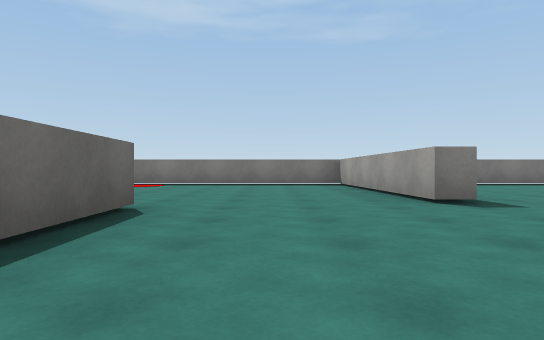
view 1 (above)

21 first-person views from a walk through a scene from a Unity 3-D project. The camera is 0.31 m above the floor, looks level and sees 75° across. The floor is counted in squares, 1 m on a side. Each view is taken from the middle of a square. On the plan, view 1 faces up. The plan holds only what a view shows up to about 9 squares ahead; the rest is blank. The player character is not drawn. Surface patterns are stand-ins for the level's own textures.

view 2
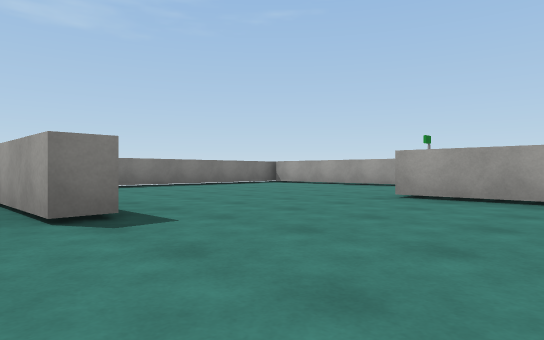

view 3
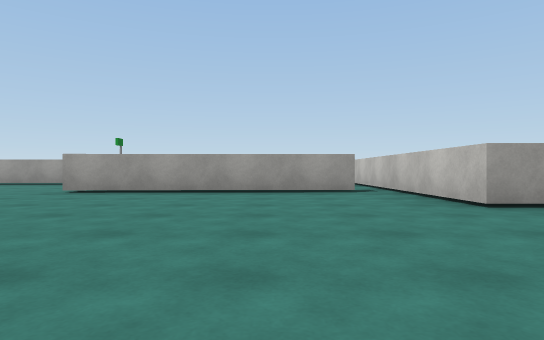

view 4
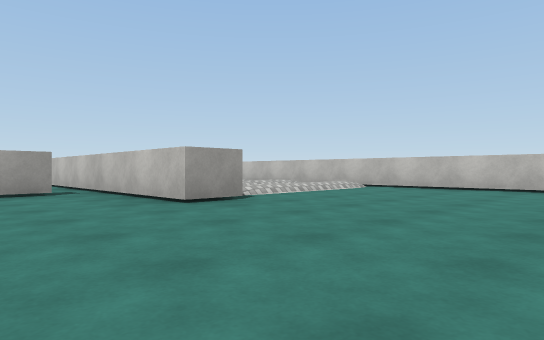

view 5
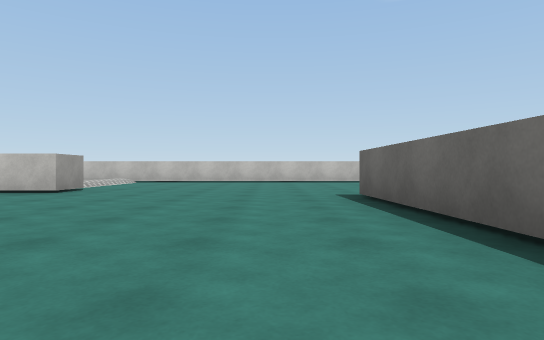

view 6
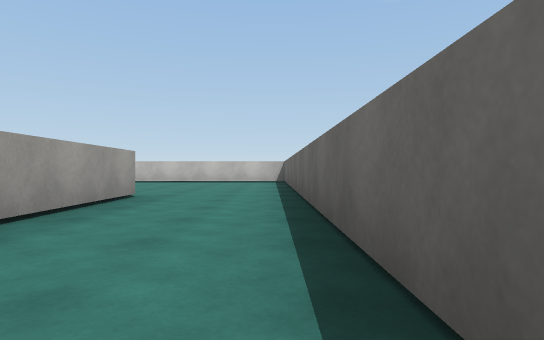

view 7
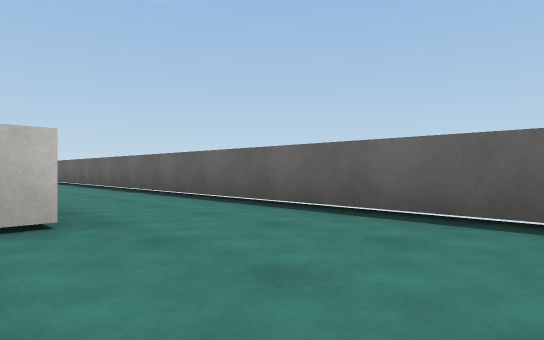

view 8
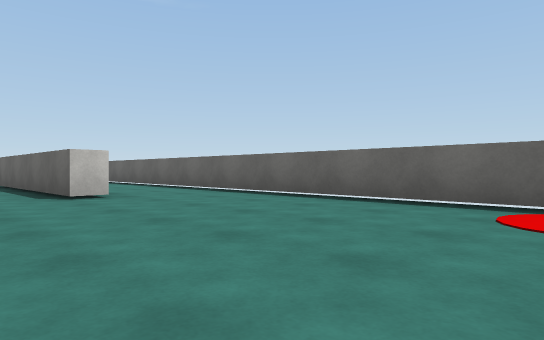

view 9
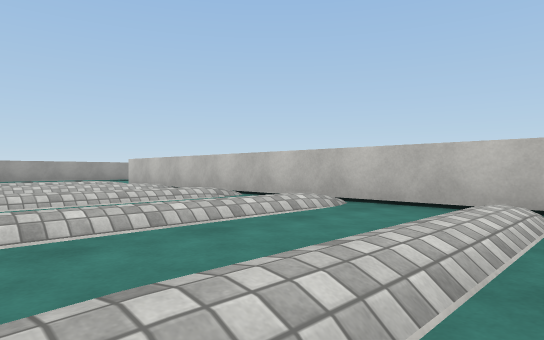

view 10
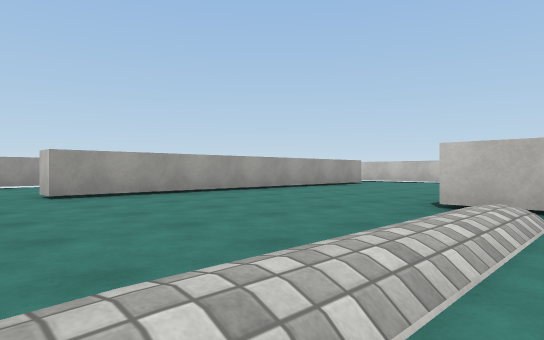

view 11
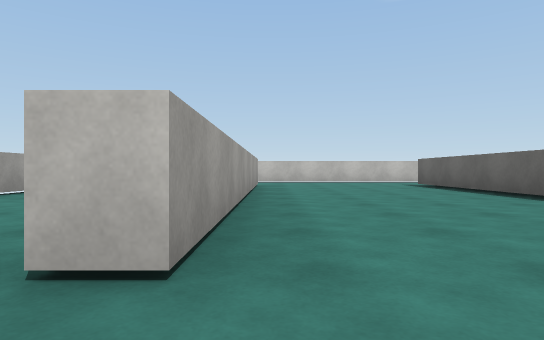

view 12
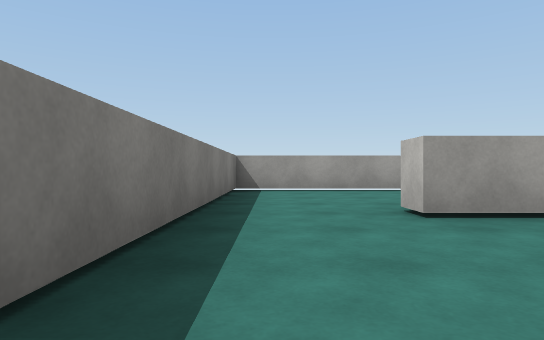

view 13
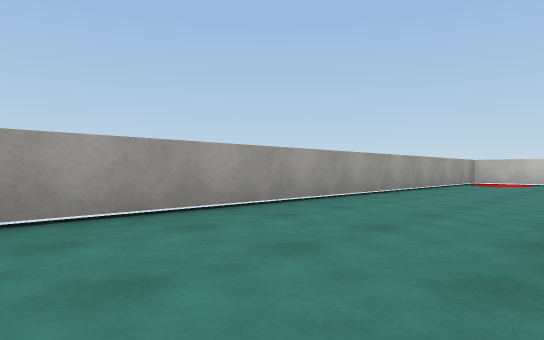

view 14
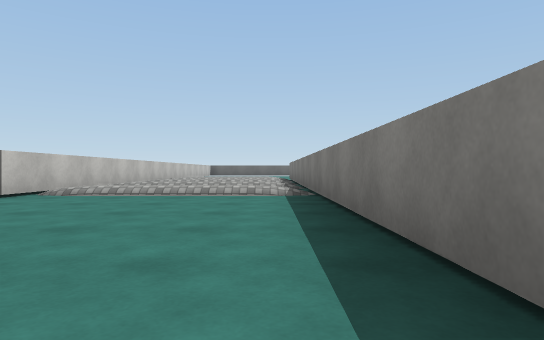

view 15
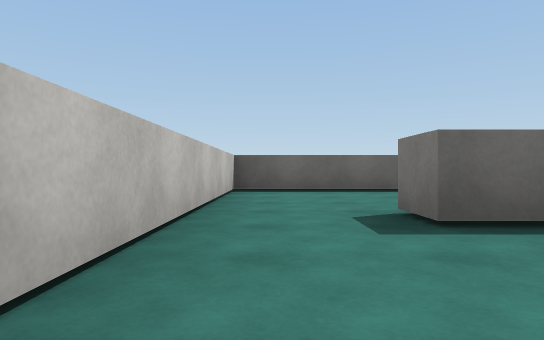

view 16
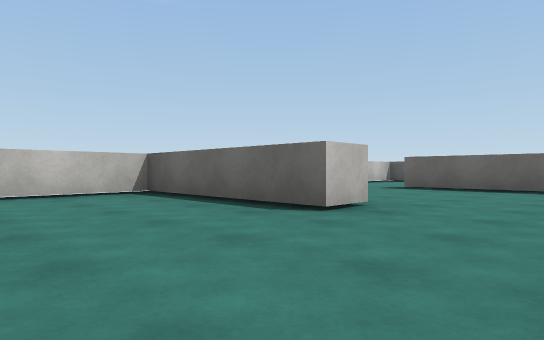

view 17
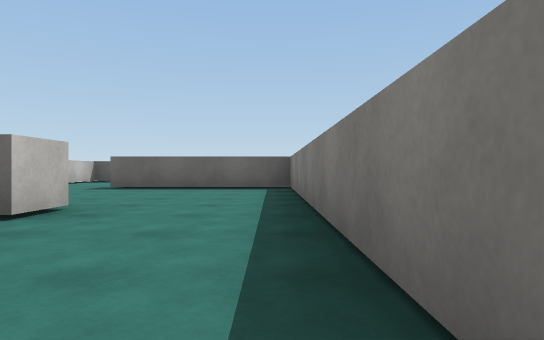

view 18
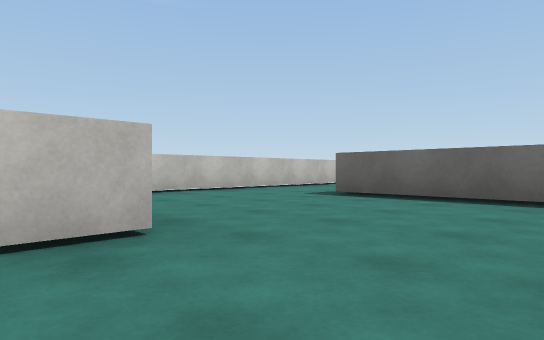

view 19
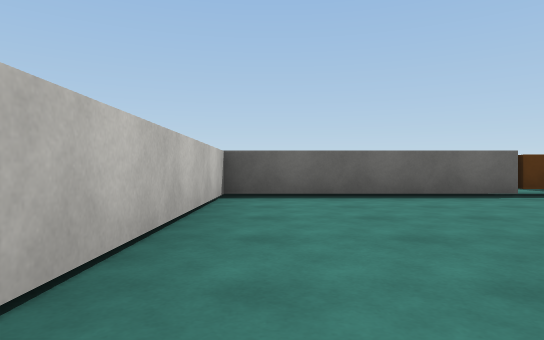

view 20
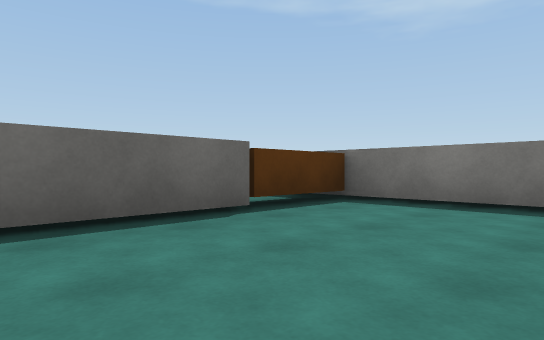

view 21
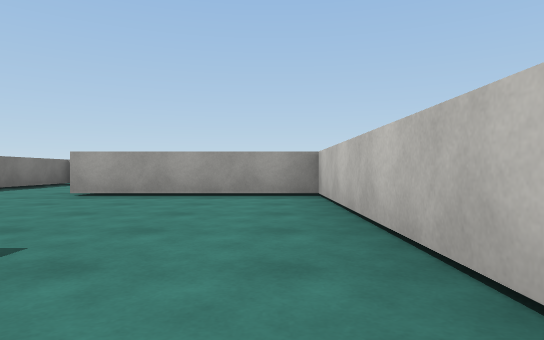

### Floor plan
Ten units are one square. View 1 is at (0, 0); x grows to the right and y downward. Boxes are objects, and circles mark ways between rooms. Rooms are numbered by the first view taken in them; rooms with no view inside come last. Other rooms are left out.
<svg viewBox="-39 -80 207 201">
<path fill="none" stroke="#000" d="M29 25 29 18 51 18M49 12 48 -29M-14 11 -15 -11M19 -33 15 -33 15 -45M-11 -29 -10 11M-34 60 101 60 101 101M136 25 52 25M-33 -34 -33 55M105 116 134 116M133 102 133 40M-16 -29 -11 -29M15 -45 14 -75 -30 -75M-33 -66 -33 -34M133 40 138 40M151 116 163 116 163 25 136 25M62 86 68 86M95 67 54 67M32 86 32 98M26 116 62 116 62 86M-1 85 -1 116 26 116M75 -41 75 -75 35 -75M101 101 94 101M68 86 68 116 105 116M54 67 32 67 32 86"/>
<circle cx="-6" cy="-30" r="3" fill="#2a7"/>
<circle cx="140" cy="110" r="3" fill="#2a7"/>
<circle cx="140" cy="30" r="3" fill="#2a7"/>
<circle cx="35" cy="-30" r="3" fill="#2a7"/>
<circle cx="100" cy="110" r="3" fill="#2a7"/>
<circle cx="85" cy="95" r="3" fill="#2a7"/>
<circle cx="65" cy="75" r="3" fill="#2a7"/>
<circle cx="30" cy="105" r="3" fill="#2a7"/>
<circle cx="45" cy="90" r="3" fill="#2a7"/>
<text x="40" y="30">1</text>
<text x="-10" y="-50">2</text>
<text x="150" y="70">3</text>
<text x="70" y="70">4</text>
<text x="40" y="100">5</text>
<text x="10" y="100">6</text>
<text x="50" y="-50">7</text>
<text x="90" y="100">8</text>
<text x="40" y="70">9</text>
</svg>
Room 1 opens to room 2. Room 1 opens to room 3. Room 1 opens to room 7. Room 1 opens to room 8. Room 4 opens to room 8. Room 4 opens to room 9. Room 5 opens to room 6. Room 5 opens to room 9.

Where each view was taken, in squares from view 1:
view 1: 0 up, 0 right, facing up
view 2: 1 up, 1 right, facing up-right
view 3: 0 up, 0 right, facing right
view 4: 0 up, 0 right, facing down-right
view 5: 3 up, 0 right, facing down
view 6: 3 up, 3 left, facing down
view 7: 5 up, 1 left, facing down-left
view 8: 7 up, 0 right, facing down-left
view 9: 3 down, 3 right, facing down-right
view 10: 3 down, 9 right, facing down-right
view 11: 3 down, 13 right, facing down
view 12: 3 down, 11 right, facing right
view 13: 3 down, 14 right, facing down-right
view 14: 3 down, 14 right, facing left
view 15: 11 down, 12 right, facing left
view 16: 7 down, 9 right, facing down-left
view 17: 7 down, 9 right, facing left
view 18: 7 down, 7 right, facing down-left
view 19: 11 down, 4 right, facing left
view 20: 10 down, 2 right, facing up-left
view 21: 11 down, 2 right, facing right
